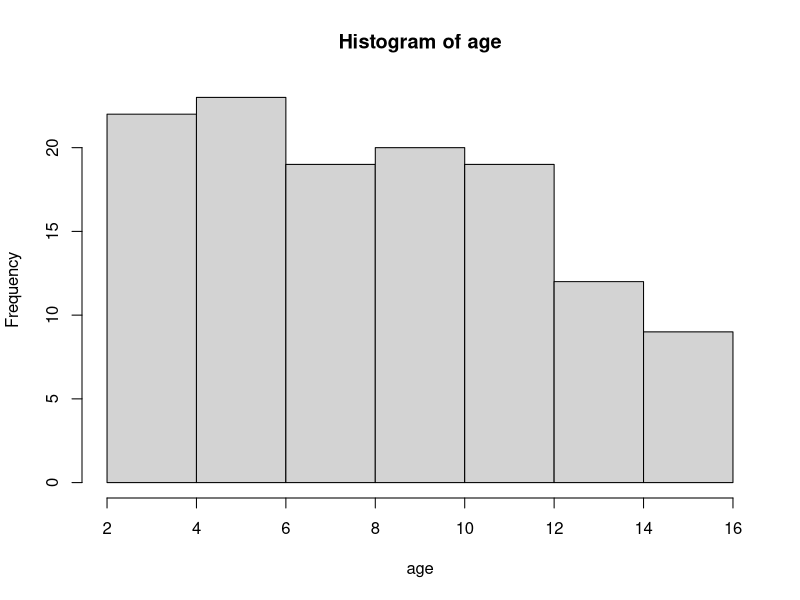
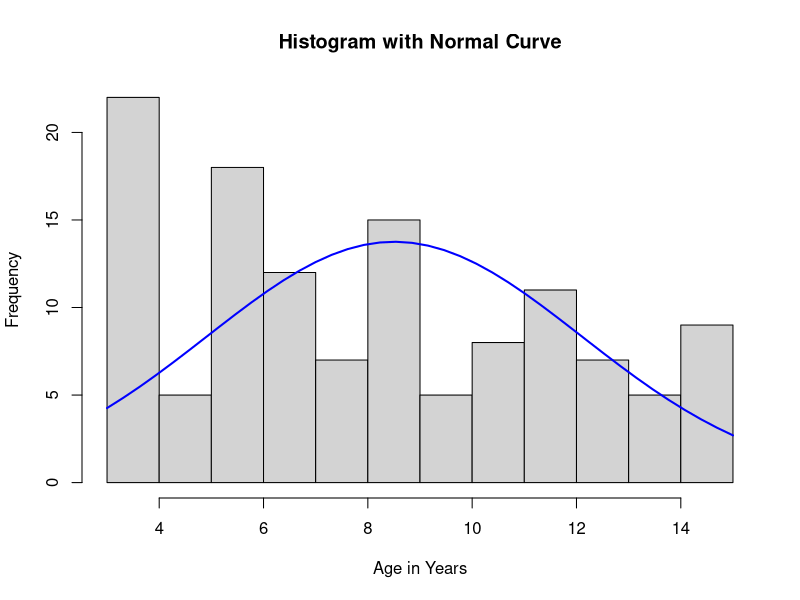
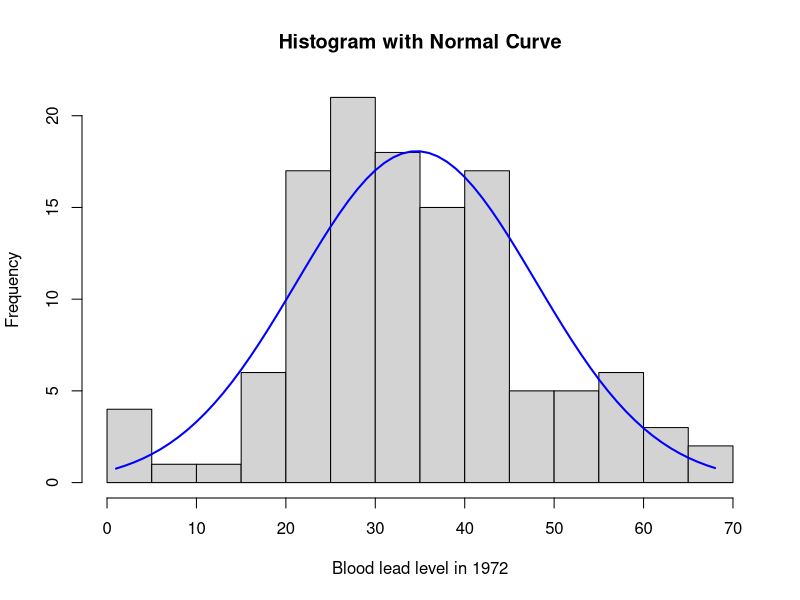
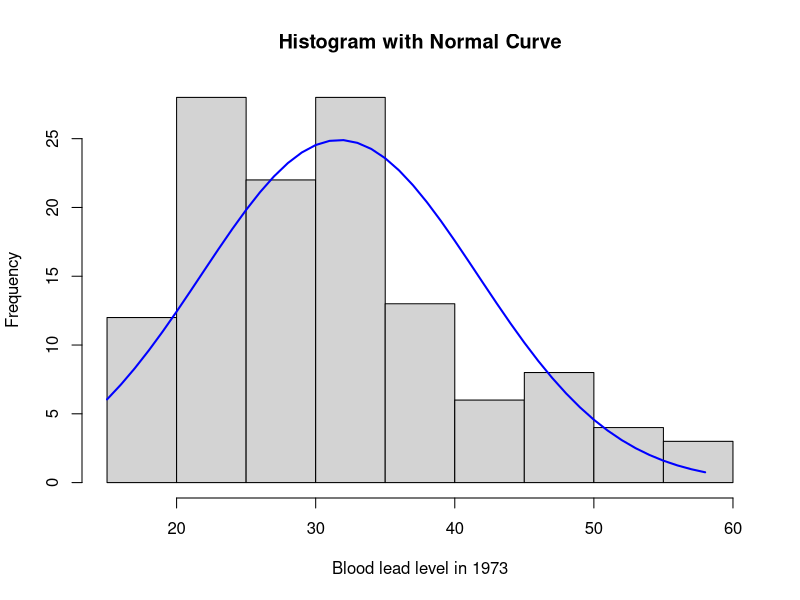
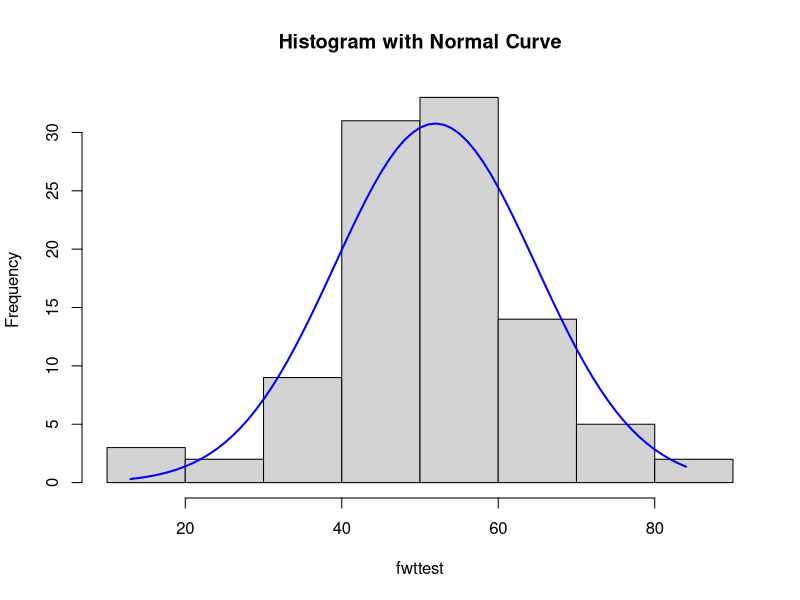
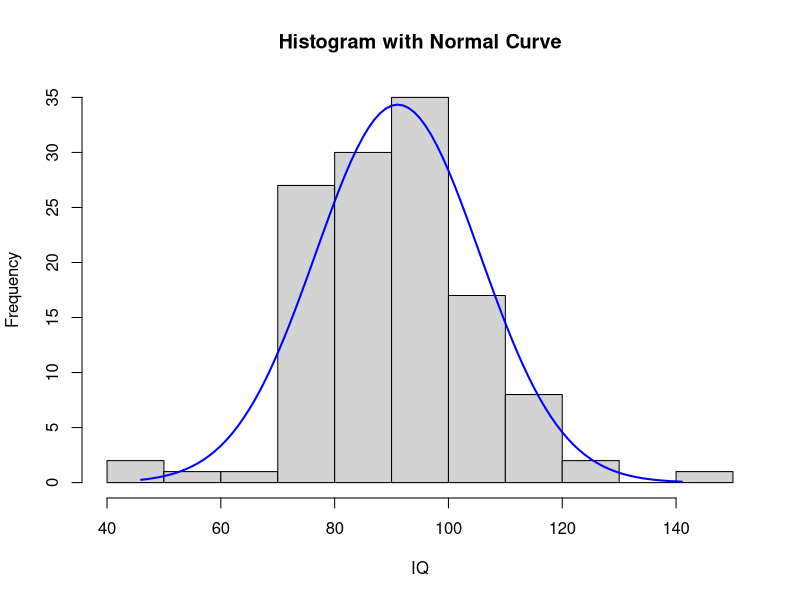
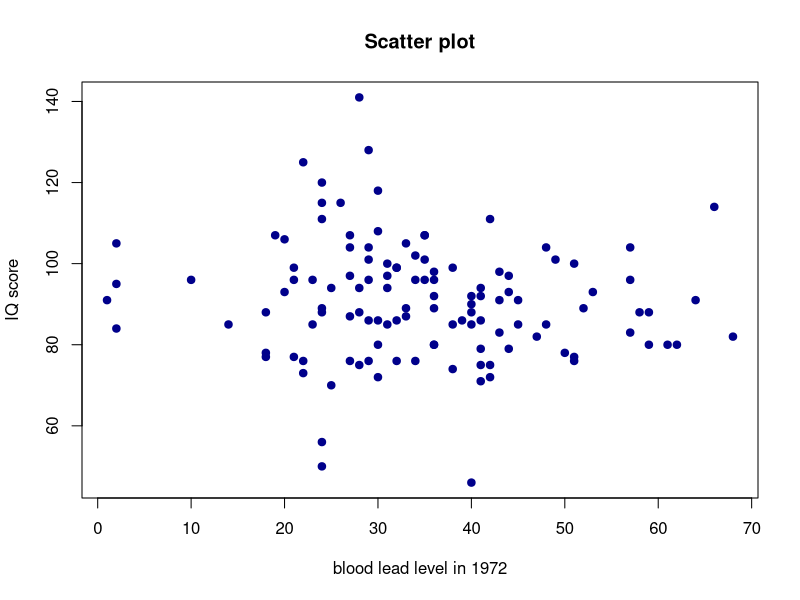
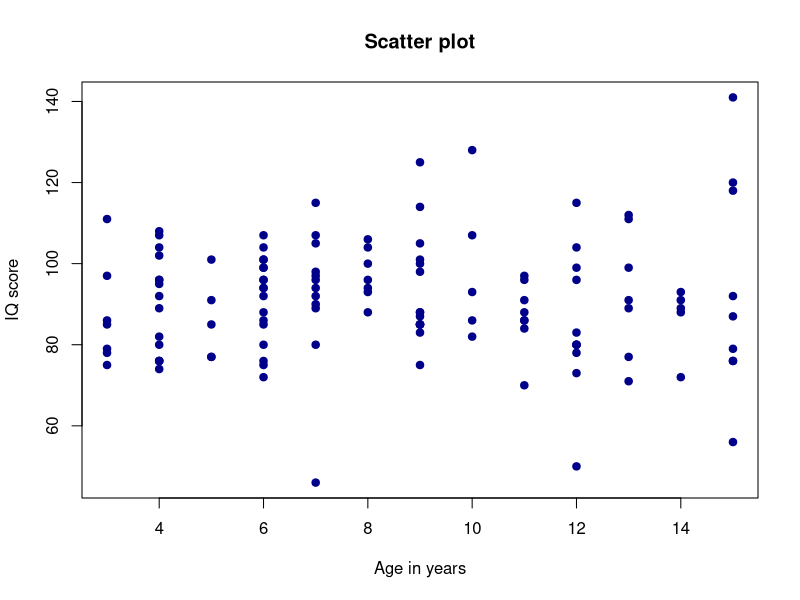

These figures' R source, in order:
## ---- chunk 1
knitr::opts_chunk$set(echo = TRUE)
## ---- chunk 2
if (!require(Hmisc)) {
    install.packages("Hmisc")
    require(Hmisc)
}
if (!require(MASS)) {
    install.packages("MASS")
    require(MASS)
}
## ---- chunk 3
# Create a new project and save the 'blood lead.csv' file in the project folder on your computer. 
bl <- read.csv("blood lead.csv")
attach(bl) # by doing this, you no longer need to use the $ operator when specifying variables - e.g. "bl$area" can now be written as simply "area"

### 
t1 <- table(area); print(t1)
prop.table(t1) 

t2 <- table(sex); print(t2)
prop.table(t2)

t3 <- table(fst2yrs); print(t3)
prop.table(t3)

# Draw a histogram of age
hist(age)

# Add a Normal Curve 
x <- age
h<-hist(x, xlab="Age in Years", breaks = 10, main="Histogram with Normal Curve") # prob = T for density

#lines(density(age)) to plot density curve

xfit<-seq(min(x),max(x),length=40) 
yfit<-dnorm(xfit,mean=mean(x),sd=sd(x)) 
yfit <- yfit*diff(h$mids[1:2])*length(x) 
lines(xfit, yfit, col="blue", lwd=2)

# Omit any missing values
x1 <- na.omit(lead72)
h<-hist(x1, xlab="Blood lead level in 1972", breaks = 10, main="Histogram with Normal Curve")# for density

#lines(density(age)) #to plot density curve

xfit<-seq(min(x1),max(x1)) 
yfit<-dnorm(xfit,mean=mean(x1),sd=sd(x1)) 
yfit <- yfit*diff(h$mids[1:2])*length(x1) 
lines(xfit, yfit, col="blue", lwd=2)

x1 <- na.omit(lead73)
h<-hist(x1, xlab="Blood lead level in 1973", breaks = 10, main="Histogram with Normal Curve")# for density
#lines(density(age)) #to plot density curve

xfit<-seq(min(x1),max(x1)) 
yfit<-dnorm(xfit,mean=mean(x1),sd=sd(x1)) 
yfit <- yfit*diff(h$mids[1:2])*length(x1) 
lines(xfit, yfit, col="blue", lwd=2)

x1 <- na.omit(fwttest)
h<-hist(x1, xlab="fwttest", breaks = 10, main="Histogram with Normal Curve")# for density
#lines(density(age)) #to plot density curve

xfit<-seq(min(x1),max(x1)) 
yfit<-dnorm(xfit,mean=mean(x1),sd=sd(x1)) 
yfit <- yfit*diff(h$mids[1:2])*length(x1) 
lines(xfit, yfit, col="blue", lwd=2)

x1 <- na.omit(iq)
h<-hist(x1, xlab="IQ", breaks = 10, main="Histogram with Normal Curve")# for density
#lines(density(age)) #to plot density curve

xfit<-seq(min(x1),max(x1)) 
yfit<-dnorm(xfit,mean=mean(x1),sd=sd(x1)) 
yfit <- yfit*diff(h$mids[1:2])*length(x1) 
lines(xfit, yfit, col="blue", lwd=2)
## ---- chunk 4
#First install the Hmisc package in R before this step
library(Hmisc)
rcorr(as.matrix(bl), type = "pearson")

# draw scatterplots if IQ vs lead71 and IQ vs age, and label the axes
plot(lead72, iq, xlab = "blood lead level in 1972", ylab = "IQ score", col = "dark blue", pch = 19, main = "Scatter plot")
plot(age, iq, xlab = "Age in years", ylab = "IQ score", col = "dark blue", pch = 19, main = "Scatter plot")

#ttest
t.test(iq~sex, var.equal = T)
t.test(iq~area, var.equal = T)

# MLR
area <- as.factor(area)
mlr <- lm(iq ~ lead72 + age + sex+ area + fst2yrs)
summary(mlr)

#diagnostics
plot(mlr)
library(MASS)
sresid <- studres(mlr)
hist(sresid, prob = T, main = "Distribution of Studentized Residuals")
xfit<-seq(min(sresid),max(sresid),length=40) 
yfit<-dnorm(xfit) 
lines(xfit, yfit, col = "dark blue", lwd = 2)
plot(predict(mlr), sresid, xlab = "Linear Predictions", ylab = "Residuals", col = "dark blue", pch = 19)
abline(h = 0, col = "red", lwd = 2)
## ---- chunk 5
area<-as.factor(area)
mlr<-lm(iq~lead72+age+sex+area+fst2yrs)
summary(mlr)

## ---- chunk 6
plot(mlr)
## ---- chunk 7
# Install the MASS package before this step
library(MASS)
sresid <- studres(mlr)


hist(sresid, prob = T, main = "Distribution of Studentized Residuals")
xfit<- seq(min(sresid),max(sresid),length=40) 
yfit<-dnorm(xfit) 
lines(xfit, yfit, col = "dark blue", lwd = 2)


plot(predict(mlr), sresid, xlab = "Linear Predictions", ylab = "Residuals", col = "dark blue", pch = 19)
abline(h = 0, col = "red", lwd = 2)
